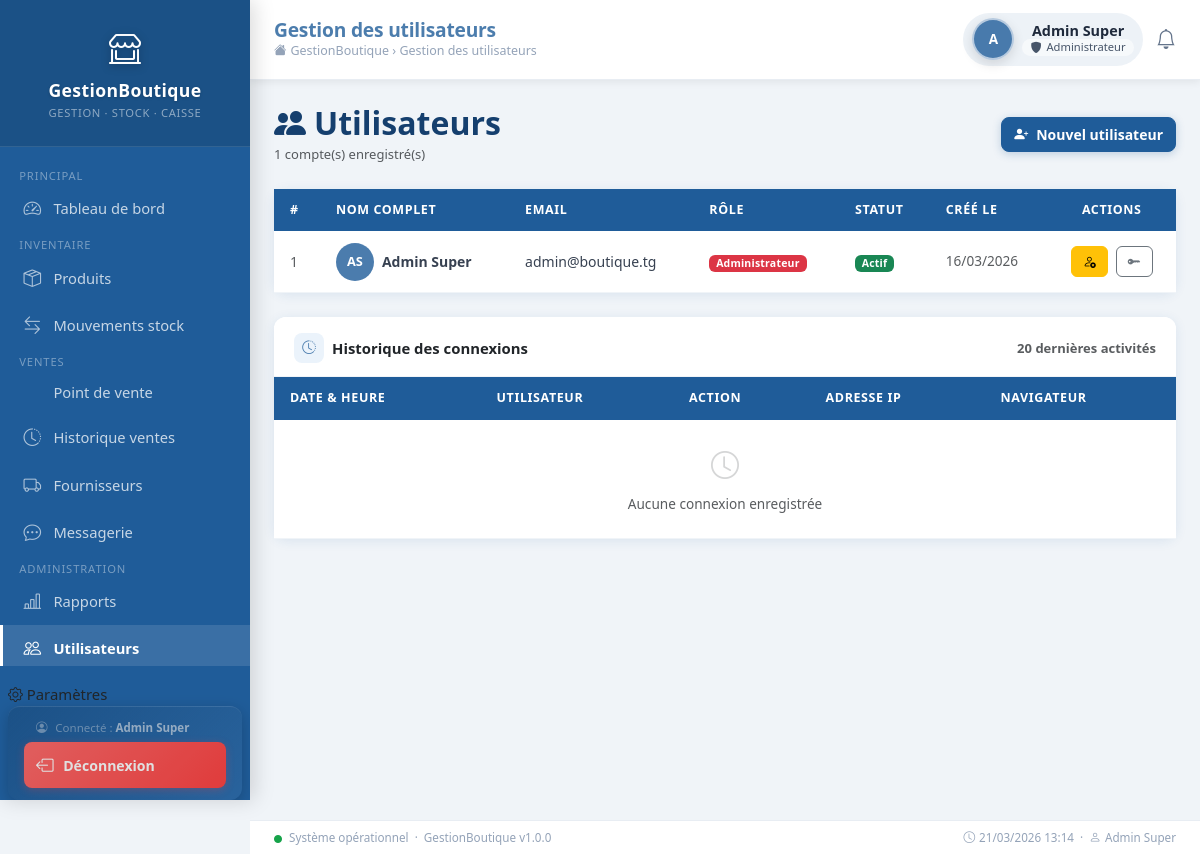
The page /modules/auth/utilisateurs.php (signed in) on the database its author committed.
### tables this page shows
CREATE TABLE utilisateurs (
    id            INT UNSIGNED AUTO_INCREMENT PRIMARY KEY,
    nom           VARCHAR(100) NOT NULL,
    prenom        VARCHAR(100) NOT NULL,
    email         VARCHAR(150) NOT NULL UNIQUE,
    mot_de_passe  VARCHAR(255) NOT NULL,           
    role_id       INT UNSIGNED NOT NULL,
    statut        ENUM('actif','inactif') DEFAULT 'actif',
    token_reset   VARCHAR(255) DEFAULT NULL,        
    created_at    TIMESTAMP DEFAULT CURRENT_TIMESTAMP,
    updated_at    TIMESTAMP DEFAULT CURRENT_TIMESTAMP ON UPDATE CURRENT_TIMESTAMP,
    FOREIGN KEY (role_id) REFERENCES roles(id) ON DELETE RESTRICT
);

CREATE TABLE roles (
    id       INT UNSIGNED AUTO_INCREMENT PRIMARY KEY,
    nom      VARCHAR(50) NOT NULL UNIQUE,
    created_at TIMESTAMP DEFAULT CURRENT_TIMESTAMP
);

### config/database.php (called while the page is built, shortened)
<?php
function getDB(): PDO {
    static $pdo = null;
    if ($pdo === null) {
        $dsn = "mysql:host=" . DB_HOST . ";dbname=" . DB_NAME . ";charset=" . DB_CHARSET;
        $options = [
            PDO::ATTR_ERRMODE            => PDO::ERRMODE_EXCEPTION,
            PDO::ATTR_DEFAULT_FETCH_MODE => PDO::FETCH_ASSOC,
            PDO::ATTR_EMULATE_PREPARES   => false,
        ];
        try {
            $pdo = new PDO($dsn, DB_USER, DB_PASS, $options);
        } catch (PDOException $e) {
            error_log("Erreur BDD : " . $e->getMessage());
            die(json_encode(['erreur' => 'Connexion à la base de données impossible.']));
        }
    }
    return $pdo;
}

### includes/User.php (called while the page is built, shortened)
<?php
require_once __DIR__ . '/../config/config.php';
class User {
    private PDO $db;
    public function __construct() {
        $this->db = getDB();
    }
    public function getAll(): array {
        $stmt = $this->db->query("
            SELECT u.id, u.nom, u.prenom, u.email, u.statut,
                   u.avatar, r.nom AS role, u.created_at
            FROM utilisateurs u
            JOIN roles r ON u.role_id = r.id
            ORDER BY u.created_at DESC
        ");
        return $stmt->fetchAll();
    }
}

### config/config.php (called while the page is built, shortened)
<?php
require_once __DIR__ . '/database.php';
function clean(string $data): string {
    return htmlspecialchars(strip_tags(trim($data)), ENT_QUOTES, 'UTF-8');
}

### modules/auth/utilisateurs.php (the view, shortened to what this page needs)
<?php
require_once __DIR__ . '/../../config/config.php';
require_once __DIR__ . '/../../includes/User.php';
$userModel = new User();
$utilisateurs = $userModel->getAll();
$db = getDB();
try {
    $stmtLog = $db->prepare("
        SELECT sl.*, u.nom, u.prenom, u.email
        FROM sessions_log sl
        JOIN utilisateurs u ON sl.utilisateur_id = u.id
        ORDER BY sl.created_at DESC
        LIMIT 20
    ");
    $stmtLog->execute();
    $connexionsLog = $stmtLog->fetchAll();
} catch (Exception $e) {
    $connexionsLog = [];
}
require_once __DIR__ . '/../../includes/header.php';
?>
<div class="d-flex justify-content-between align-items-center mb-4">
    <div>
        <h2 class="fw-bold mb-0" style="color:#153F6E;">
            <i class="bi bi-people-fill me-2"></i>Utilisateurs
        </h2>
        <small class="text-muted"><?= count($utilisateurs) ?> compte(s) enregistré(s)</small>
    </div>
    <button class="btn btn-primary fw-semibold" data-bs-toggle="modal" data-bs-target="#modalCreer">
        <i class="bi bi-person-plus-fill me-2"></i>Nouvel utilisateur
    </button>
</div>
<div class="card shadow-sm border-0 rounded-3">
    <div class="card-body p-0">
        <div class="table-responsive">
            <table class="table table-hover align-middle mb-0">
                <thead style="background:var(--bleu); color:#fff;">
                    <tr>
                        <th class="ps-3">#</th>
                        <th>Nom complet</th>
                        <th>Email</th>
                        <th>Rôle</th>
                        <th>Statut</th>
                        <th>Créé le</th>
                        <th class="text-center">Actions</th>
                    </tr>
                </thead>
                <tbody>
                <?php if (empty($utilisateurs)): ?>
                    <tr><td colspan="7" class="text-center py-4 text-muted">Aucun utilisateur trouvé.</td></tr>
                <?php else: ?>
                    <?php foreach ($utilisateurs as $i => $u): ?>
                    <tr>
                        <td class="ps-3 text-muted"><?= $i + 1 ?></td>
                        <td>
                            <div class="d-flex align-items-center gap-2">
                                <?php if (!empty($u['avatar'])): ?>
                                <img src="<?= APP_URL ?>/uploads/avatars/<?= $u['avatar'] ?>"
                                        style="width:38px;height:38px;border-radius:50%;object-fit:cover;border:2px solid var(--bleu);"
                                        alt="Photo">
                                <?php else: ?>
                                <div style="width:38px;height:38px;border-radius:50%;background:var(--bleu);
                                            display:flex;align-items:center;justify-content:center;
                                            color:#fff;font-weight:700;font-size:.8rem;flex-shrink:0;">
                                    <?= strtoupper(substr($u['nom'], 0, 1) . substr($u['prenom'], 0, 1)) ?>
                                </div>
                                <?php endif; ?>
                                <span class="fw-semibold"><?= clean($u['nom'] . ' ' . $u['prenom']) ?></span>
                            </div>
                        </td>
                        <td><?= clean($u['email']) ?></td>
                        <td>
                            <?php
                            $badgeColor = match($u['role']) {
                                'administrateur' => 'danger',
                                'caissier'       => 'primary',
                                'magasinier'     => 'success',
                                default          => 'secondary'
                            };
                            ?>
                            <span class="badge bg-<?= $badgeColor ?>"><?= ucfirst($u['role']) ?></span>
                        </td>
                        <td>
                            <span class="badge bg-<?= $u['statut'] === 'actif' ? 'success' : 'secondary' ?>">
                                <?= ucfirst($u['statut']) ?>
                            </span>
                        </td>
                        <td class="text-muted" style="font-size:.85rem;">
                            <?= date('d/m/Y', strtotime($u['created_at'])) ?>
                        </td>
                        <td class="text-center">
                            <form method="POST" class="d-inline">
                                <button class="btn btn-sm btn-<?= $u['statut'] === 'actif' ? 'warning' : 'success' ?>"
                                        title="<?= $u['statut'] === 'actif' ? 'Désactiver' : 'Activer' ?>">
                                    <i class="bi bi-<?= $u['statut'] === 'actif' ? 'person-x' : 'person-check' ?>"></i>
                                </button>
                            </form>
                            <button class="btn btn-sm btn-outline-secondary ms-1"
                                    data-bs-toggle="modal"
                                    data-bs-target="#modalReset<?= $u['id'] ?>"
                                    title="Réinitialiser mot de passe">
                                <i class="bi bi-key-fill"></i>
                            </button>
                        </td>
                    </tr>
                    <?php endforeach; ?>
                <?php endif; ?>
                </tbody>
            </table>
        </div>
    </div>
</div>
<div class="card mt-4">
    <div class="card-header d-flex align-items-center justify-content-between">
        <div class="d-flex align-items-center gap-2">
            <div style="width:30px;height:30px;border-radius:8px;background:#EBF3FB;display:flex;align-items:center;justify-content:center;">
                <i class="bi bi-clock-history" style="color:var(--bleu);font-size:.85rem;"></i>
            </div>
            <span class="fw-bold">Historique des connexions</span>
        </div>
        <small class="text-muted">20 dernières activités</small>
    </div>
    <div class="table-responsive">
        <table class="table align-middle mb-0" style="font-size:.85rem;">
            <thead>
                <tr>
                    <th class="ps-3">Date & heure</th>
                    <th>Utilisateur</th>
                    <th>Action</th>
                    <th>Adresse IP</th>
                    <th class="pe-3">Navigateur</th>
                </tr>
            </thead>
            <tbody>
            <?php if (empty($connexionsLog)): ?>
                <tr>
                    <td colspan="5" class="text-center py-4 text-muted">
                        <i class="bi bi-clock d-block fs-3 mb-2 opacity-25"></i>
                        Aucune connexion enregistrée
                    </td>
                </tr>
            <?php endif; ?>
            </tbody>
        </table>
    </div>
</div>
<?php require_once __DIR__ . '/../../includes/footer.php'; ?>

### assets/css/design.css (style rules this page uses)
:root { --gb-primary: #1F5C99; --gb-primary-dark: #153F6E; --gb-primary-light:#D6E4F0; --gb-radius: 12px; --gb-radius-sm: 8px; --gb-shadow: 0 2px 12px rgba(31,92,153,.10); --gb-shadow-md: 0 4px 24px rgba(31,92,153,.14); --gb-transition: all .2s ease; }
body { background: #f0f4f8; font-family: 'Segoe UI', system-ui, -apple-system, sans-serif; font-size: .93rem; }
.card { border-radius: var(--gb-radius) !important; box-shadow: var(--gb-shadow) !important; border: none !important; }
.card-header { background: #fff !important; border-bottom: 1px solid #f0f4f8 !important; border-radius: var(--gb-radius) var(--gb-radius) 0 0 !important; padding: 1rem 1.25rem .8rem; font-weight: 700; font-size: .93rem; display: flex; align-items: center; gap: .5rem; }
.table { font-size: .875rem; margin-bottom: 0; }
.table thead th { background: var(--gb-primary) !important; color: #fff !important; font-weight: 600; font-size: .78rem; text-transform: uppercase; letter-spacing: .05em; padding: .75rem 1rem; border: none !important; white-space: nowrap; }
.table thead th:first-child { border-radius: 0; }
.table tbody td { padding: .7rem 1rem; vertical-align: middle; border-color: #f0f4f8 !important; color: #374151; }
.table-hover tbody tr { transition: background .15s; }
.badge { font-weight: 600; letter-spacing: .02em; padding: .3em .65em; }
.btn { font-weight: 500; border-radius: var(--gb-radius-sm); transition: var(--gb-transition); font-size: .875rem; }
.btn-primary { background: var(--gb-primary); border-color: var(--gb-primary); box-shadow: 0 2px 8px rgba(31,92,153,.25); }
.btn-sm { font-size: .8rem; border-radius: 6px; padding: .3rem .7rem; }
.main-content > * { animation: fadeInUp .3s ease both; }
.main-content > *:nth-child(1) { animation-delay: .03s; }
.main-content > *:nth-child(2) { animation-delay: .07s; }
.main-content > *:nth-child(4) { animation-delay: .15s; }

### rows shown on the page
utilisateurs: nom+prenom "AS", nom+prenom "Admin Super", email "admin@boutique.tg", role.nom "Administrateur", statut "Actif", created_at "16/03/2026"

### other values the page prints
APP_NAME "GestionBoutique"
$_SESSION['user_nom'] "Admin Super"
$pageTitle "Gestion des utilisateurs"
$displayName "Admin Super"
$role "Administrateur"
count($utilisateurs) "1"
APP_VERSION "1.0.0"
